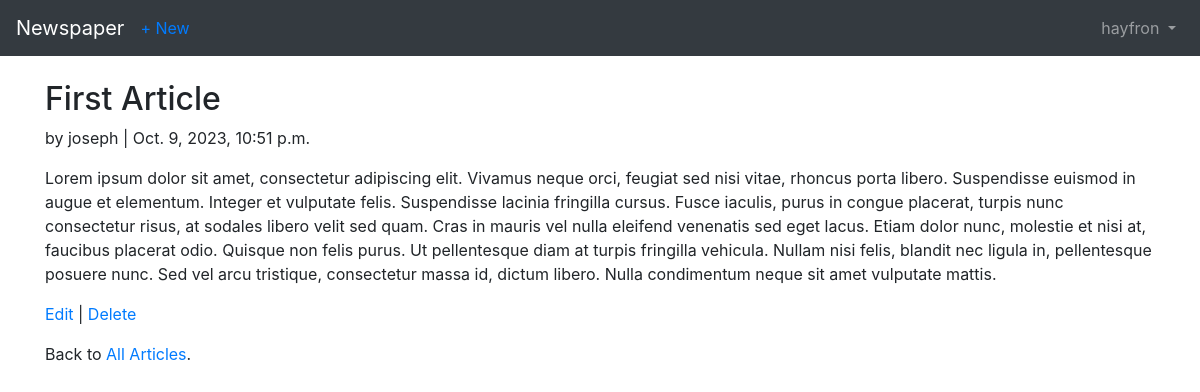
Screenshot of /articles/1/ (signed in) with the database file from the repository.
### users/models.py (models this page shows)
class CustomUser(AbstractUser):
    age = models.PositiveIntegerField(null=True, blank=True)

### articles/models.py (models this page shows, shortened)
class Article(models.Model):
    title = models.CharField(max_length=255)
    body = models.TextField()
    date = models.DateTimeField(auto_now_add=True)
    author = models.ForeignKey(get_user_model(),on_delete=models.CASCADE)

### articles/views.py (the view)
# urls.py: path('<int:pk>/', ArticleDetailView.as_view(), name='article_detail'),
class ArticleDetailView(LoginRequiredMixin, DetailView):
    model = Article
    template_name = 'article_detail.html'
    login_url = 'login'

### templates/article_detail.html
{% extends 'base.html' %}
{% block content %}
<div class="article-entry">
<h2>{{ object.title }}</h2>
<p>by {{ object.author }} | {{ object.date }}</p> <p>{{ object.body }}</p>
</div>
<p><a href="{% url 'article_edit' article.pk %}">Edit</a> |
<a href="{% url 'article_delete' article.pk %}">Delete</a></p>
<p>Back to <a href="{% url 'article_list' %}">All Articles</a>.</p> {% endblock content %}

### templates/base.html (shortened to what this page needs)
<!DOCTYPE html>
<html>
  <head>
    <link rel="stylesheet" href="https://stackpath.bootstrapcdn.com/bootstrap/4.1.3/css/bootstrap.min.css"
>
  </head>
  <body>
  <nav class="navbar navbar-expand-md navbar-dark bg-dark mb-4">
<a class="navbar-brand" href="{% url 'home' %}">Newspaper</a>
{% if user.is_authenticated %}
<ul class="navbar-nav mr-auto">
<li class="nav-item"><a href="{% url 'create_article' %}">+ New</a></li>
</ul>
{% endif %}
<div class="collapse navbar-collapse" id="navbarCollapse">
{% if user.is_authenticated %} <ul class="navbar-nav ml-auto">
<li class="nav-item">
<a class="nav-link dropdown-toggle" href="#" id="userMenu"
              data-toggle="dropdown" aria-haspopup="true"
              aria-expanded="false">
              {{ user.username }}
</a>
</li> </ul>
{% else %}
<form class="form-inline ml-auto">
<a href="{% url 'login' %}" class="btn btn-outline-secondary"> Log In</a>
<a href="{% url 'signup' %}" class="btn btn-primary ml-2"> Sign up</a>
</form> {% endif %}
</div> </nav>
  <div class="container">{% block content %} {% endblock content %}</div>
  </body>
</html>

### rows the page displays
CustomUser: username "hayfron"
Article: title "First Article", author "joseph", date "Oct. 9, 2023, 10:51 p.m.", body "Lorem ipsum dolor sit amet, consectetur adipiscing elit. Vivamus neque orci, feugiat sed nisi vitae, rhoncus porta libero. Suspendisse euismod in augue et elementum. Integer et vulputate felis. Suspendisse lacinia fringilla cursus. Fusce iaculis, purus in congue placerat, turpis nunc consectetur risus, at sodales libero velit sed quam. Cras in mauris vel nulla eleifend venenatis sed eget lacus. Etiam dolor nunc, molestie et nisi at, faucibus placerat odio. Quisque non felis purus. Ut pellentesque diam at turpis fringilla vehicula. Nullam nisi felis, blandit nec ligula in, pellentesque posuere nunc. Sed vel arcu tristique, consectetur massa id, dictum libero. Nulla condimentum neque sit amet…"
